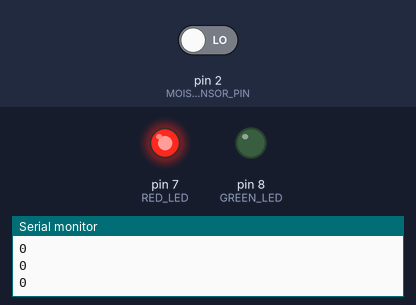
A sketch run on a simulated Arduino Uno, built with avr-gcc and run on an emulated ATmega328P. Parts: output pins drawn as LEDs (lit = HIGH), the last lines printed to the serial monitor. The inputs (shaded band) are chosen by the test bench; at power-on: pin 2 (MOISTURE_SENSOR_PIN) LOW.

Above: at 10.8 s.
10.9 s: pin 2 (MOISTURE_SENSOR_PIN) driven HIGH
At 16.3 s:
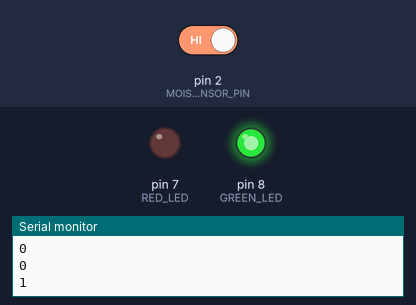
16.9 s: pin 2 (MOISTURE_SENSOR_PIN) driven LOW
At 21.3 s:
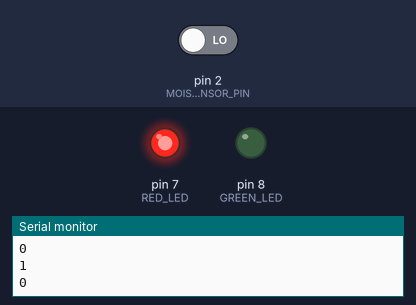
Timing chart, 0 to 22.8 s (numbered marks = the images above; inputs shaded):
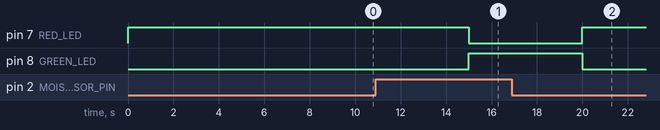

Measured:
- after the input at 10.9 s, pin 7 (RED_LED): HIGH → LOW after 4.1 s; pin 8 (GREEN_LED): LOW → HIGH after 4.1 s
- after the input at 16.9 s, pin 7 (RED_LED): LOW → HIGH after 3.1 s; pin 8 (GREEN_LED): HIGH → LOW after 3.1 s

The sketch:

Moisture_sensor.ino
```cpp
#define MOISTURE_SENSOR_PIN 2
#define GREEN_LED 8
#define RED_LED 7

void setup() {
  // Initializing serial communication for HC-05
  Serial.begin(9600);

  // Set the LED pins as output
  pinMode(GREEN_LED, OUTPUT);
  pinMode(RED_LED, OUTPUT);
}

void loop() {
  // Read the value from the moisture sensor
  int moistureLevel = digitalRead(MOISTURE_SENSOR_PIN);

  // Send the moisture level to the connected Bluetooth device
  Serial.println(moistureLevel);

  // If the moisture level is below the threshold (for example, 300), turn on LED1
  if (moistureLevel == HIGH) {

    digitalWrite(GREEN_LED, HIGH);
    digitalWrite(RED_LED, LOW);
  }
  // Otherwise, turn on LED2
  else {
    digitalWrite(RED_LED, HIGH);
    digitalWrite(GREEN_LED, LOW);
  }

  // Wait for a second before the next reading
  delay(5000);
}
```
